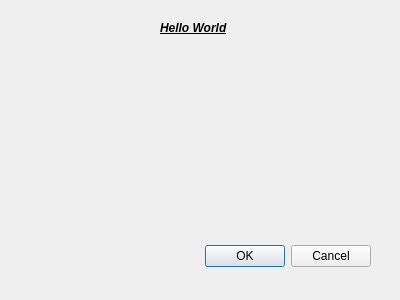
<?xml version="1.0" encoding="UTF-8"?>
<ui version="4.0">
 <class>Dialog</class>
 <widget class="QDialog" name="Dialog">
  <property name="geometry">
   <rect>
    <x>0</x>
    <y>0</y>
    <width>400</width>
    <height>300</height>
   </rect>
  </property>
  <property name="cursor">
   <cursorShape>ArrowCursor</cursorShape>
  </property>
  <property name="mouseTracking">
   <bool>false</bool>
  </property>
  <property name="windowTitle">
   <string>Nguyen Duc Minh Tan - Hello World</string>
  </property>
  <widget class="QDialogButtonBox" name="buttonBox">
   <property name="geometry">
    <rect>
     <x>30</x>
     <y>240</y>
     <width>341</width>
     <height>32</height>
    </rect>
   </property>
   <property name="orientation">
    <enum>Qt::Horizontal</enum>
   </property>
   <property name="standardButtons">
    <set>QDialogButtonBox::Cancel|QDialogButtonBox::Ok</set>
   </property>
  </widget>
  <widget class="QLabel" name="label">
   <property name="geometry">
    <rect>
     <x>160</x>
     <y>20</y>
     <width>91</width>
     <height>16</height>
    </rect>
   </property>
   <property name="font">
    <font>
     <weight>75</weight>
     <italic>true</italic>
     <bold>true</bold>
     <underline>true</underline>
     <strikeout>false</strikeout>
     <kerning>true</kerning>
    </font>
   </property>
   <property name="text">
    <string>Hello World</string>
   </property>
   <property name="textFormat">
    <enum>Qt::AutoText</enum>
   </property>
   <property name="scaledContents">
    <bool>false</bool>
   </property>
  </widget>
 </widget>
 <resources/>
 <connections>
  <connection>
   <sender>buttonBox</sender>
   <signal>accepted()</signal>
   <receiver>Dialog</receiver>
   <slot>accept()</slot>
   <hints>
    <hint type="sourcelabel">
     <x>248</x>
     <y>254</y>
    </hint>
    <hint type="destinationlabel">
     <x>157</x>
     <y>274</y>
    </hint>
   </hints>
  </connection>
  <connection>
   <sender>buttonBox</sender>
   <signal>rejected()</signal>
   <receiver>Dialog</receiver>
   <slot>reject()</slot>
   <hints>
    <hint type="sourcelabel">
     <x>316</x>
     <y>260</y>
    </hint>
    <hint type="destinationlabel">
     <x>286</x>
     <y>274</y>
    </hint>
   </hints>
  </connection>
 </connections>
</ui>
